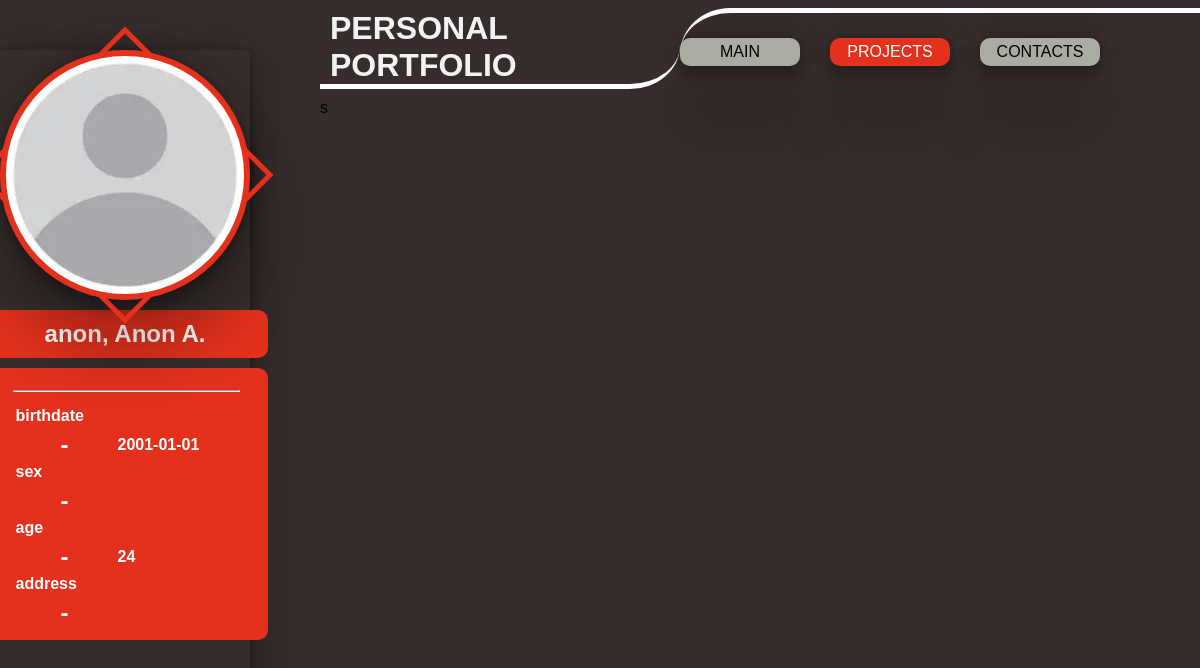
The page /0/projects/index.php on the database as committed earlier.
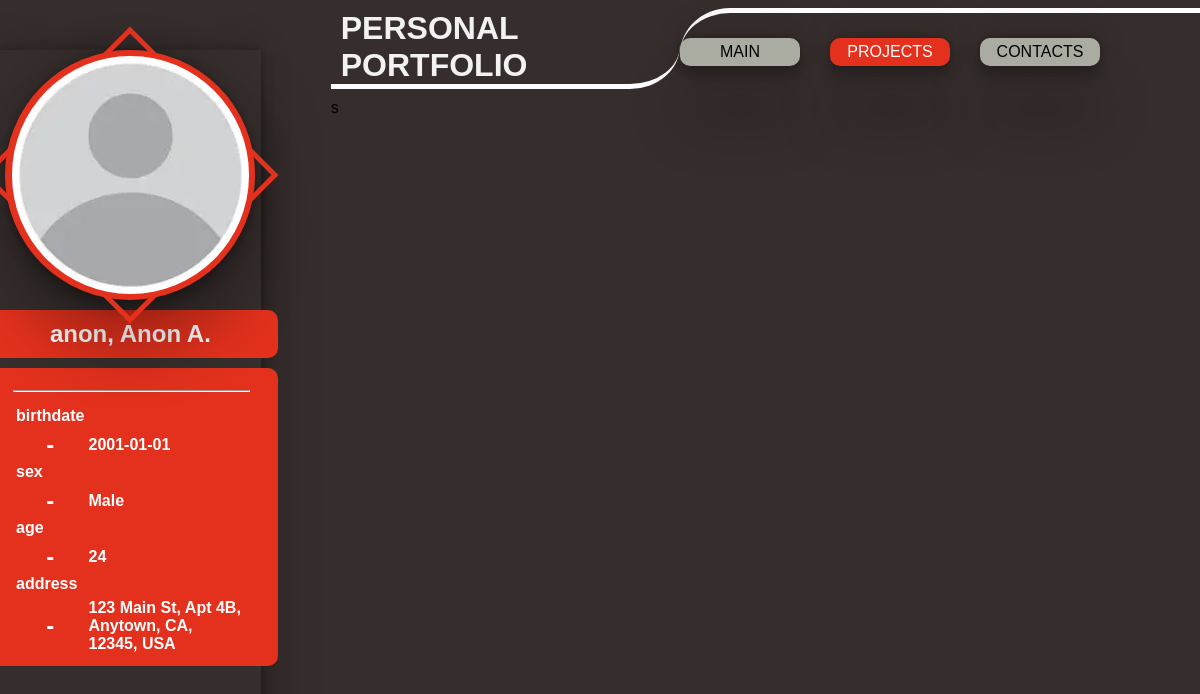
The same page on the database as committed later.
### tables this page shows
CREATE TABLE table_arranger (
    table_id INT PRIMARY KEY,
    table_name VARCHAR(255),
    table_possition INT
);

CREATE TABLE personal_data (
    id INT PRIMARY KEY AUTO_INCREMENT NOT NULL,
    firstname VARCHAR(255) NOT NULL,
    middlename VARCHAR(100),
    lastname VARCHAR(100) NOT NULL,
    suffix VARCHAR(10),
    birthdate DATE,
    status_id INT,
    sex enum('Male', 'Female', 'Other'),
    FOREIGN KEY (status_id) REFERENCES job_status(status_id)
);

### Properties/api/functions.php (called while the page is built, shortened)
<?php
    function getTableData($conn, $user_id, $table_id) {
        $table_data = [];
        switch($table_id) {
            case 1:
                $sql_personal = "SELECT pd.birthdate, pd.sex,
                                        COALESCE(TRIM(BOTH ', ' FROM CONCAT_WS(', ', a.address_line1, NULLIF(TRIM(a.address_line2), ''), a.city, a.state, a.zip_code, a.country)), '') AS full_address
                                 FROM personal_data pd
                                 LEFT JOIN address a ON a.id = pd.id
                                 WHERE pd.id = ?";
                $stmt_personal = $conn->prepare($sql_personal);
                if ($stmt_personal) {
                    $stmt_personal->bind_param('i', $user_id);
                    $stmt_personal->execute();
                    $result_personal = $stmt_personal->get_result();
                    $row_personal = $result_personal->fetch_assoc();
                    if ($row_personal) {
                        $birthdate = $row_personal['birthdate'];
                        $age = $birthdate ? date('Y') - date('Y', strtotime($birthdate)) : '';
                        $address_full = $row_personal['full_address'] ?? '';
                        $table_data = [
                            'birthdate' => $birthdate,
                            'sex' => $row_personal['sex'] ?? '',
                            'age' => $age,
                            'address' => $address_full
                        ];
                    }
                }
                break;
        }
        return $table_data;
    }
    function getTargetTable($table_position) {
        global $conn, $user_id;
        $sql = "SELECT table_id FROM table_arranger WHERE table_possition = ? LIMIT 1";
        $stmt = $conn->prepare($sql);
        $stmt->bind_param('i', $table_position);
        $stmt->execute();
        $result = $stmt->get_result();
        $row = $result->fetch_assoc();
        $table_id = (int)$row['table_id'];
        return getTableData($conn, $user_id, $table_id);
    }
?>

### 0/projects/index.php (the view, shortened to what the changed rows need)
<?php
    include_once '../../Properties/database.php';
    include_once '../../Properties/api/functions.php';
    $Main_info = getTargetTable(1);
?>
<!DOCTYPE html>
<html lang="en">
<head>
    <link rel="stylesheet" href="../../Properties/Style/Loader.css">
    <link rel="stylesheet" href="../../Properties/Style/placeholder.css">
    <link rel="stylesheet" href="../../Properties/Style/main.css">
    <link rel="stylesheet" href="section.css">
</head>
<body>
    <div class="background-container" id="background">
        <article id="article">
            <div class="label-container">
                <table class="table">
                    <?php foreach ($Main_info as $key => $value) { ?>
                        <tr>
                            <td><?php echo $key?></td>
                        <tr>
                        <tr>
                            <th>-</th>
                            <td><?php echo $value?></td>
                        </tr>
                    <?php } ?>
                </table>
            </div>
        </article>
    </div>
</body>
</html>

Rows that differ between the two databases and show on the page:
no longer on this page (row unchanged): table_arranger: table_id "2001-01-01", table_id "24"
now on this page (row edited): personal_data: birthdate "2001-01-01", sex "Male"
Other text that changed with them:
new list line: "sex -"
new list line: "24"
new list line: "address - 123 Main St, Apt 4B, Anytown, CA, 12345, USA"
list line gone: "sex -"
list line gone: "address -"
